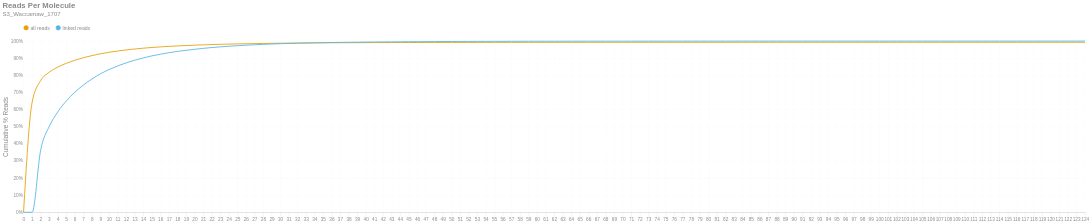

Source (notebook cell):
### Markdown cell above
### Reads per Molecule
This chart shows the cumulative distribution of the number of reads per linked molecule. That is, how many alignments are associated with a unique molecule. This excludes the number of reads associated with invalid or absent linked-read barcodes. The `linked` histogram is the percentages recalculated when disregarding singletons.

### Code cell
if SKIPLR:
    print_html(f"Skipped")
else:
    counts = np.bincount(valids['reads'].cast(pl.Int64).to_numpy())
    weighted = counts * np.arange(len(counts))
    all_perc = weighted / n_reads
    linked_perc = weighted / n_linked_reads
    linked_perc[1] = 0
    binned_df = pl.DataFrame({
        'readsper': list(range(len(counts))),
        'all reads (cumsum)': np.cumsum(all_perc).tolist(),
        'linked reads (cumsum)': np.cumsum(linked_perc).tolist(),
    })

    with SafeRender(binned_df):
        (
            density_plot(binned_df, 'Reads Per Molecule', samplename, 'readspmol')
            .encode(
                x=alt.X('readsper:O', title=None).axis(labelAngle=0).scale(padding=0),
                y=alt.Y('value:Q', title='Cumulative % Reads').axis(format='%').stack(False),
                color=alt.Color("key:N").scale(domain=["all reads", "linked reads"]),
                tooltip=[
                    alt.Tooltip("key:N", title="Data Type"),
                    alt.Tooltip("readsper:O", title="Reads Per Molecule"),
                    alt.Tooltip("value:Q", format=".2%", title="% Reads (Cum.)")
                ]            
            )
        ).display()

### Figure 1 — Vega-Lite specification as saved in the notebook (floating-point values rounded to 4 significant figures)
{"width": "container", "height": 400, "config": {"title": {"anchor": "start", "dy": -15, "fontSize": 18, "color": "#888888", "subtitleColor": "#888888", "subtitleFontSize": 14}, "arc": {"fill": "#0072B2"}, "axis": {"domainColor": "#888888", "domainWidth": 0.5, "gridWidth": 0.2, "grid": false, "titleFontWeight": 400, "titleFontSize": 15, "labelFontSize": 11, "labelColor": "#888888", "tickColor": "#888888", "tickWidth": 0.2, "titleColor": "#888888"}, "axisBand": {"grid": false}, "axisX": {"grid": true, "tickSize": 10, "domainCap": "round"}, "axisY": {"domain": false, "grid": true, "tickSize": 0, "domainCap": "round"}, "background": "transparent", "header": {"labelFontSize": 15, "labelColor": "#888888", "titleFontSize": 15, "titleFontWeight": 600, "titleColor": "#888888"}, "legend": {"labelFont": "sans-serif", "labelFontSize": 12, "labelColor": "#888888", "symbolSize": 100, "symbolType": "circle", "titleFontSize": 12, "titlePadding": 10, "titleColor": "#888888", "title": null, "orient": "top"}, "range": {"category": ["#E69F00", "#56B4E9", "#009E73", "#F0E442", "#0072B2", "#D55E00", "#CC79A7", "#000000"], "diverging": ["#cfe8f3", "#a2d4ec", "#73bfe2", "#46abdb", "#1696d2", "#12719e"]}, "area": {"fill": "#0072B2", "fillOpacity": 0.7, "line": true, "strokeOpacity": 0.7}, "line": {"color": "#0072B2", "stroke": "#0072B2", "strokeWidth": 2}, "trail": {"color": "#0072B2", "stroke": "#0072B2", "strokeWidth": 0, "size": 1}, "point": {"filled": true, "fillOpacity": 1.0, "size": 95}, "text": {"color": "#888888", "fontSize": 11, "align": "right", "fontWeight": 400, "size": 11}, "bar": {"fill": "#0072B2", "stroke": null}, "view": {"stroke": null, "continuousWidth": 660, "continuousHeight": 400}}, "data": {"name": "data-206ed7b1e45b26c1f6ab2164de9b7ba8"}, "mark": {"type": "line", "interpolate": "monotone", "point": {"opacity": 0, "size": 275}}, "encoding": {"color": {"field": "key", "scale": {"domain": ["all reads", "linked reads"]}, "type": "nominal"}, "tooltip": [{"field": "key", "title": "Data Type", "type": "nominal"}, {"field": "readsper", "title": "Reads Per Molecule", "type": "ordinal"}, {"field": "value", "format": ".2%", "title": "% Reads (Cum.)", "type": "quantitative"}], "x": {"axis": {"labelAngle": 0}, "field": "readsper", "scale": {"padding": 0}, "title": null, "type": "ordinal"}, "y": {"axis": {"format": "%"}, "field": "value", "stack": false, "title": "Cumulative % Reads", "type": "quantitative"}}, "params": [{"name": "param_c36ac31b6afebe62", "select": {"type": "point", "fields": ["key"]}, "bind": "legend"}], "title": {"text": "Reads Per Molecule", "subtitle": "S3_Waccamaw_1707"}, "transform": [{"fold": ["all reads (cumsum)", "linked reads (cumsum)"]}, {"calculate": "replace(datum.key, ' (cumsum)', '')", "as": "key"}, {"filter": {"param": "param_c36ac31b6afebe62"}}], "usermeta": {"embedOptions": {"downloadFileName": "S3_Waccamaw_1707.readspmol"}}, "$schema": "https://vega.github.io/schema/vega-lite/v6.1.0.json", "datasets": {"data-206ed7b1e45b26c1f6ab2164de9b7ba8": [{"readsper": 0, "all reads (cumsum)": 0.0, "linked reads (cumsum)": 0.0}, {"readsper": 1, "all reads (cumsum)": 0.642, "linked reads (cumsum)": 0.0}, {"readsper": 2, "all reads (cumsum)": 0.7693, "linked reads (cumsum)": 0.3628}, {"readsper": 3, "all reads (cumsum)": 0.8179, "linked reads (cumsum)": 0.5012}, {"readsper": 4, "all reads (cumsum)": 0.8478, "linked reads (cumsum)": 0.5864}, {"readsper": 5, "all reads (cumsum)": 0.8702, "linked reads (cumsum)": 0.6503}, {"readsper": 6, "all reads (cumsum)": 0.8883, "linked reads (cumsum)": 0.7016}, {"readsper": 7, "all reads (cumsum)": 0.9029, "linked reads (cumsum)": 0.7435}, {"readsper": 8, "all reads (cumsum)": 0.9154, "linked reads (cumsum)": 0.779}, {"readsper": 9, "all reads (cumsum)": 0.926, "linked reads (cumsum)": 0.8092}, {"readsper": 10, "all reads (cumsum)": 0.9346, "linked reads (cumsum)": 0.8338}, {"readsper": 11, "all reads (cumsum)": 0.942, "linked reads (cumsum)": 0.8549}, {"readsper": 12, "all reads (cumsum)": 0.9484, "linked reads (cumsum)": 0.873}, {"readsper": 13, "all reads (cumsum)": 0.9539, "linked reads (cumsum)": 0.8886}, {"readsper": 14, "all reads (cumsum)": 0.9585, "linked reads (cumsum)": 0.9018}, {"readsper": 15, "all reads (cumsum)": 0.9627, "linked reads (cumsum)": 0.9137}, {"readsper": 16, "all reads (cumsum)": 0.9661, "linked reads (cumsum)": 0.9234}, {"readsper": 17, "all reads (cumsum)": 0.9692, "linked reads (cumsum)": 0.9323}, {"readsper": 18, "all reads (cumsum)": 0.9718, "linked reads (cumsum)": 0.9398}, {"readsper": 19, "all reads (cumsum)": 0.9741, "linked reads (cumsum)": 0.9463}, {"readsper": 20, "all reads (cumsum)": 0.9762, "linked reads (cumsum)": 0.9521}, {"readsper": 21, "all reads (cumsum)": 0.978, "linked reads (cumsum)": 0.9574}, {"readsper": 22, "all reads (cumsum)": 0.9798, "linked reads (cumsum)": 0.9624}, {"readsper": 23, "all reads (cumsum)": 0.9812, "linked reads (cumsum)": 0.9664}, {"readsper": 24, "all reads (cumsum)": 0.9824, "linked reads (cumsum)": 0.9699}, {"readsper": 25, "all reads (cumsum)": 0.9836, "linked reads (cumsum)": 0.9732}, {"readsper": 26, "all reads (cumsum)": 0.9846, "linked reads (cumsum)": 0.9761}, {"readsper": 27, "all reads (cumsum)": 0.9854, "linked reads (cumsum)": 0.9783}, {"readsper": 28, "all reads (cumsum)": 0.9862, "linked reads (cumsum)": 0.9808}, {"readsper": 29, "all reads (cumsum)": 0.987, "linked reads (cumsum)": 0.983}, {"readsper": 30, "all reads (cumsum)": 0.9876, "linked reads (cumsum)": 0.9847}, {"readsper": 31, "all reads (cumsum)": 0.9881, "linked reads (cumsum)": 0.9862}, {"readsper": 32, "all reads (cumsum)": 0.9886, "linked reads (cumsum)": 0.9876}, {"readsper": 33, "all reads (cumsum)": 0.9891, "linked reads (cumsum)": 0.9889}, {"readsper": 34, "all reads (cumsum)": 0.9895, "linked reads (cumsum)": 0.99}, {"readsper": 35, "all reads (cumsum)": 0.9898, "linked reads (cumsum)": 0.991}, {"readsper": 36, "all reads (cumsum)": 0.9901, "linked reads (cumsum)": 0.9918}, {"readsper": 37, "all reads (cumsum)": 0.9903, "linked reads (cumsum)": 0.9925}, {"readsper": 38, "all reads (cumsum)": 0.9906, "linked reads (cumsum)": 0.9932}, {"readsper": 39, "all reads (cumsum)": 0.9907, "linked reads (cumsum)": 0.9936}, {"readsper": 40, "all reads (cumsum)": 0.991, "linked reads (cumsum)": 0.9943}, {"readsper": 41, "all reads (cumsum)": 0.9911, "linked reads (cumsum)": 0.9948}, {"readsper": 42, "all reads (cumsum)": 0.9912, "linked reads (cumsum)": 0.9951}, {"readsper": 43, "all reads (cumsum)": 0.9914, "linked reads (cumsum)": 0.9955}, {"readsper": 44, "all reads (cumsum)": 0.9916, "linked reads (cumsum)": 0.996}, {"readsper": 45, "all reads (cumsum)": 0.9917, "linked reads (cumsum)": 0.9963}, {"readsper": 46, "all reads (cumsum)": 0.9918, "linked reads (cumsum)": 0.9965}, {"readsper": 47, "all reads (cumsum)": 0.9919, "linked reads (cumsum)": 0.9968}, {"readsper": 48, "all reads (cumsum)": 0.992, "linked reads (cumsum)": 0.9971}, {"readsper": 49, "all reads (cumsum)": 0.9921, "linked reads (cumsum)": 0.9974}, {"readsper": 50, "all reads (cumsum)": 0.9922, "linked reads (cumsum)": 0.9977}, {"readsper": 51, "all reads (cumsum)": 0.9922, "linked reads (cumsum)": 0.9979}, {"readsper": 52, "all reads (cumsum)": 0.9923, "linked reads (cumsum)": 0.9981}, {"readsper": 53, "all reads (cumsum)": 0.9924, "linked reads (cumsum)": 0.9983}, {"readsper": 54, "all reads (cumsum)": 0.9924, "linked reads (cumsum)": 0.9984}, {"readsper": 55, "all reads (cumsum)": 0.9925, "linked reads (cumsum)": 0.9986}, {"readsper": 56, "all reads (cumsum)": 0.9925, "linked reads (cumsum)": 0.9987}, {"readsper": 57, "all reads (cumsum)": 0.9925, "linked reads (cumsum)": 0.9988}, {"readsper": 58, "all reads (cumsum)": 0.9926, "linked reads (cumsum)": 0.999}, {"readsper": 59, "all reads (cumsum)": 0.9926, "linked reads (cumsum)": 0.999}, {"readsper": 60, "all reads (cumsum)": 0.9927, "linked reads (cumsum)": 0.9992}, {"readsper": 61, "all reads (cumsum)": 0.9927, "linked reads (cumsum)": 0.9992}, {"readsper": 62, "all reads (cumsum)": 0.9927, "linked reads (cumsum)": 0.9992}, {"readsper": 63, "all reads (cumsum)": 0.9927, "linked reads (cumsum)": 0.9993}, {"readsper": 64, "all reads (cumsum)": 0.9928, "linked reads (cumsum)": 0.9994}, {"readsper": 65, "all reads (cumsum)": 0.9928, "linked reads (cumsum)": 0.9994}, {"readsper": 66, "all reads (cumsum)": 0.9928, "linked reads (cumsum)": 0.9995}, {"readsper": 67, "all reads (cumsum)": 0.9928, "linked reads (cumsum)": 0.9995}, {"readsper": 68, "all reads (cumsum)": 0.9928, "linked reads (cumsum)": 0.9996}, {"readsper": 69, "all reads (cumsum)": 0.9928, "linked reads (cumsum)": 0.9996}, {"readsper": 70, "all reads (cumsum)": 0.9928, "linked reads (cumsum)": 0.9996}, {"readsper": 71, "all reads (cumsum)": 0.9928, "linked reads (cumsum)": 0.9996}, {"readsper": 72, "all reads (cumsum)": 0.9928, "linked reads (cumsum)": 0.9996}, {"readsper": 73, "all reads (cumsum)": 0.9929, "linked reads (cumsum)": 0.9997}, {"readsper": 74, "all reads (cumsum)": 0.9929, "linked reads (cumsum)": 0.9997}, {"readsper": 75, "all reads (cumsum)": 0.9929, "linked reads (cumsum)": 0.9998}, {"readsper": 76, "all reads (cumsum)": 0.9929, "linked reads (cumsum)": 0.9998}, {"readsper": 77, "all reads (cumsum)": 0.9929, "linked reads (cumsum)": 0.9998}, {"readsper": 78, "all reads (cumsum)": 0.9929, "linked reads (cumsum)": 0.9998}, {"readsper": 79, "all reads (cumsum)": 0.9929, "linked reads (cumsum)": 0.9998}, {"readsper": 80, "all reads (cumsum)": 0.9929, "linked reads (cumsum)": 0.9998}, {"readsper": 81, "all reads (cumsum)": 0.9929, "linked reads (cumsum)": 0.9998}, {"readsper": 82, "all reads (cumsum)": 0.9929, "linked reads (cumsum)": 0.9998}, {"readsper": 83, "all reads (cumsum)": 0.9929, "linked reads (cumsum)": 0.9999}, {"readsper": 84, "all reads (cumsum)": 0.993, "linked reads (cumsum)": 0.9999}, {"readsper": 85, "all reads (cumsum)": 0.993, "linked reads (cumsum)": 0.9999}, {"readsper": 86, "all reads (cumsum)": 0.993, "linked reads (cumsum)": 0.9999}, {"readsper": 87, "all reads (cumsum)": 0.993, "linked reads (cumsum)": 0.9999}, {"readsper": 88, "all reads (cumsum)": 0.993, "linked reads (cumsum)": 0.9999}, {"readsper": 89, "all reads (cumsum)": 0.993, "linked reads (cumsum)": 0.9999}, {"readsper": 90, "all reads (cumsum)": 0.993, "linked reads (cumsum)": 0.9999}, {"readsper": 91, "all reads (cumsum)": 0.993, "linked reads (cumsum)": 0.9999}, {"readsper": 92, "all reads (cumsum)": 0.993, "linked reads (cumsum)": 0.9999}, {"readsper": 93, "all reads (cumsum)": 0.993, "linked reads (cumsum)": 0.9999}, {"readsper": 94, "all reads (cumsum)": 0.993, "linked reads (cumsum)": 0.9999}, {"readsper": 95, "all reads (cumsum)": 0.993, "linked reads (cumsum)": 0.9999}, {"readsper": 96, "all reads (cumsum)": 0.993, "linked reads (cumsum)": 0.9999}, {"readsper": 97, "all reads (cumsum)": 0.993, "linked reads (cumsum)": 0.9999}, {"readsper": 98, "all reads (cumsum)": 0.993, "linked reads (cumsum)": 0.9999}, {"readsper": 99, "all reads (cumsum)": 0.993, "linked reads (cumsum)": 0.9999}, {"readsper": 100, "all reads (cumsum)": 0.993, "linked reads (cumsum)": 0.9999}, {"readsper": 101, "all reads (cumsum)": 0.993, "linked reads (cumsum)": 0.9999}, {"readsper": 102, "all reads (cumsum)": 0.993, "linked reads (cumsum)": 0.9999}, {"readsper": 103, "all reads (cumsum)": 0.993, "linked reads (cumsum)": 0.9999}, {"readsper": 104, "all reads (cumsum)": 0.993, "linked reads (cumsum)": 0.9999}, {"readsper": 105, "all reads (cumsum)": 0.993, "linked reads (cumsum)": 0.9999}, {"readsper": 106, "all reads (cumsum)": 0.993, "linked reads (cumsum)": 0.9999}, {"readsper": 107, "all reads (cumsum)": 0.993, "linked reads (cumsum)": 0.9999}, {"readsper": 108, "all reads (cumsum)": 0.993, "linked reads (cumsum)": 0.9999}, {"readsper": 109, "all reads (cumsum)": 0.993, "linked reads (cumsum)": 0.9999}, {"readsper": 110, "all reads (cumsum)": 0.993, "linked reads (cumsum)": 0.9999}, {"readsper": 111, "all reads (cumsum)": 0.993, "linked reads (cumsum)": 0.9999}, {"readsper": 112, "all reads (cumsum)": 0.993, "linked reads (cumsum)": 0.9999}, {"readsper": 113, "all reads (cumsum)": 0.993, "linked reads (cumsum)": 0.9999}, {"readsper": 114, "all reads (cumsum)": 0.993, "linked reads (cumsum)": 0.9999}, {"readsper": 115, "all reads (cumsum)": 0.993, "linked reads (cumsum)": 0.9999}, {"readsper": 116, "all reads (cumsum)": 0.993, "linked reads (cumsum)": 0.9999}, {"readsper": 117, "all reads (cumsum)": 0.993, "linked reads (cumsum)": 0.9999}, {"readsper": 118, "all reads (cumsum)": 0.993, "linked reads (cumsum)": 0.9999}, {"readsper": 119, "all reads (cumsum)": 0.993, "linked reads (cumsum)": 0.9999}, {"readsper": 120, "all reads (cumsum)": 0.993, "linked reads (cumsum)": 0.9999}, {"readsper": 121, "all reads (cumsum)": 0.993, "linked reads (cumsum)": 0.9999}, {"readsper": 122, "all reads (cumsum)": 0.993, "linked reads (cumsum)": 0.9999}, {"readsper": 123, "all reads (cumsum)": 0.993, "linked reads (cumsum)": 0.9999}, {"readsper": 124, "all reads (cumsum)": 0.993, "linked reads (cumsum)": 1.0}]}}
